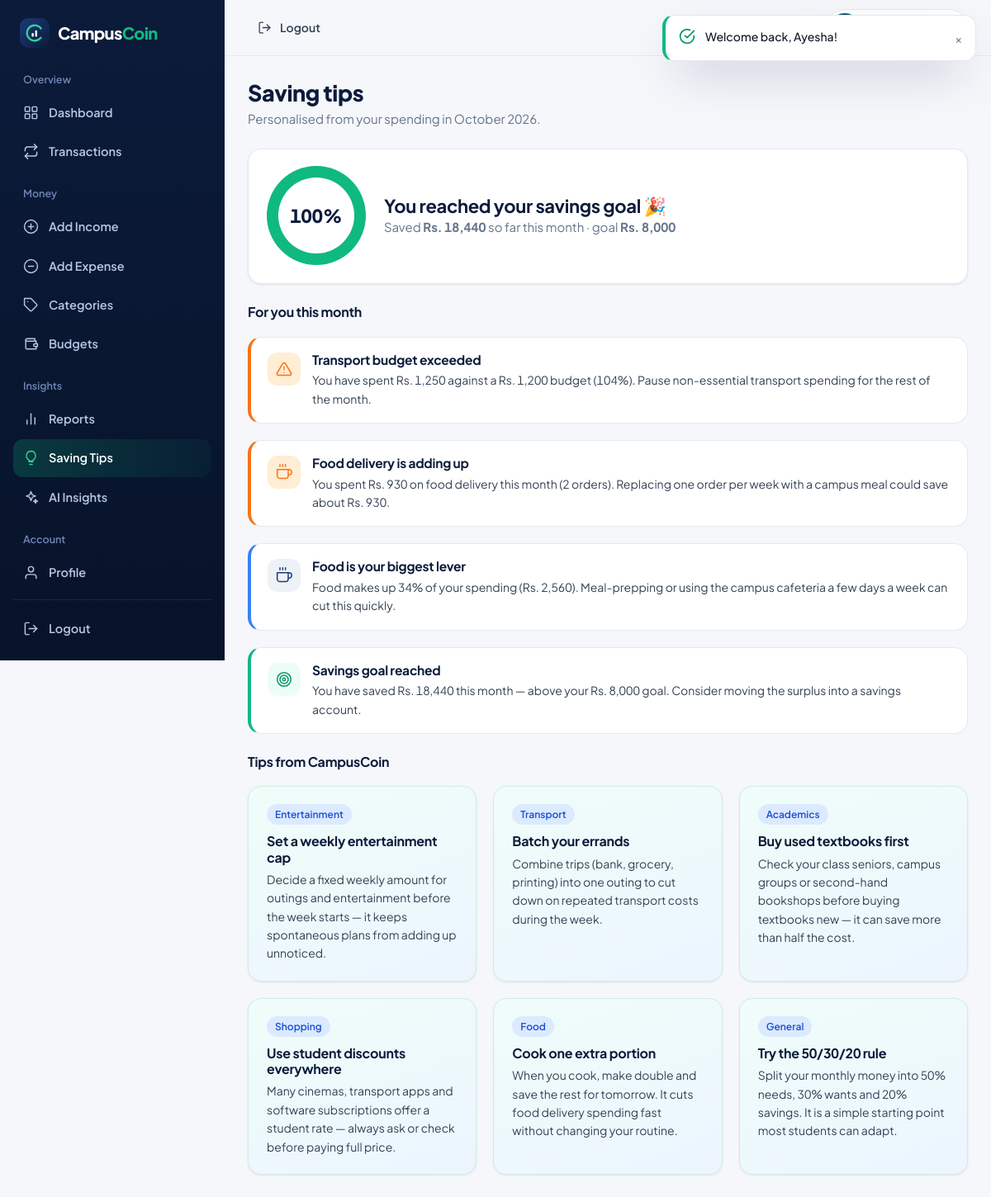
The app's page /student/saving-tips.php (signed in) with its own data.
### tables this page shows
CREATE TABLE `users` (
    `id` INT UNSIGNED NOT NULL AUTO_INCREMENT,
    `name` VARCHAR(100) NOT NULL,
    `email` VARCHAR(190) NOT NULL,
    `password` VARCHAR(255) NOT NULL,
    `academic_year` VARCHAR(30) NULL,
    `monthly_savings_goal` DECIMAL(12,2) NOT NULL DEFAULT 0.00,
    `status` ENUM('pending','active','disabled') NOT NULL DEFAULT 'pending',
    `avatar` VARCHAR(255) NULL,
    `must_change_password` TINYINT(1) NOT NULL DEFAULT 0,
    `created_at` DATETIME NOT NULL DEFAULT CURRENT_TIMESTAMP,
    `updated_at` DATETIME NOT NULL DEFAULT CURRENT_TIMESTAMP ON UPDATE CURRENT_TIMESTAMP,
    PRIMARY KEY (`id`),
    UNIQUE KEY `uq_users_email` (`email`),
    KEY `idx_users_status` (`status`)
  );

CREATE TABLE `saving_tips` (
    `id` INT UNSIGNED NOT NULL AUTO_INCREMENT,
    `title` VARCHAR(150) NOT NULL,
    `content` VARCHAR(600) NOT NULL,
    `topic` ENUM('general','food','entertainment','transport','shopping','academics') NOT NULL DEFAULT 'general',
    `is_published` TINYINT(1) NOT NULL DEFAULT 0,
    `admin_id` INT UNSIGNED NULL,
    `created_at` DATETIME NOT NULL DEFAULT CURRENT_TIMESTAMP,
    PRIMARY KEY (`id`),
    KEY `idx_tips_published` (`is_published`),
    KEY `idx_tips_admin` (`admin_id`),
    CONSTRAINT `fk_tips_admin` FOREIGN KEY (`admin_id`) REFERENCES `admins` (`id`) ON DELETE SET NULL
  );

### config/database.php (called while the page is built)
<?php
function db(): PDO
{
    static $pdo = null;
    if ($pdo instanceof PDO) {
        return $pdo;
    }
    $host = env('DB_HOST', 'localhost');
    $port = env('DB_PORT', '3306');
    $name = env('DB_NAME', 'campuscoin');
    $user = env('DB_USER', 'root');
    $pass = env('DB_PASS', '');
    try {
        $pdo = new PDO(
            "mysql:host={$host};port={$port};dbname={$name};charset=utf8mb4",
            $user,
            $pass,
            [
                PDO::ATTR_ERRMODE            => PDO::ERRMODE_EXCEPTION,
                PDO::ATTR_DEFAULT_FETCH_MODE => PDO::FETCH_ASSOC,
                PDO::ATTR_EMULATE_PREPARES   => false,
            ]
        );
    } catch (PDOException $e) {
        error_log('CampusCoin DB connection failed: ' . $e->getMessage());
        renderErrorPage(
            500,
            'We can\'t reach the database',
            'CampusCoin could not connect to MySQL. Make sure MySQL is running in XAMPP and that the "campuscoin" database has been imported (see README.md).',
            'database',
            APP_DEBUG ? $e->getMessage() : null
        );
    }
    return $pdo;
}
function dbRun(string $sql, array $params = []): PDOStatement
{
    $st = db()->prepare($sql);
    $st->execute($params);
    return $st;
}
function dbAll(string $sql, array $params = []): array
{
    return dbRun($sql, $params)->fetchAll(PDO::FETCH_ASSOC);
}
function dbRow(string $sql, array $params = []): ?array
{
    $row = dbRun($sql, $params)->fetch(PDO::FETCH_ASSOC);
    return $row === false ? null : $row;
}
function dbValue(string $sql, array $params = [])
{
    $v = dbRun($sql, $params)->fetchColumn();
    return $v === false ? null : $v;
}

### includes/auth.php (called while the page is built, shortened)
<?php
require_once __DIR__ . '/functions.php';
require_once __DIR__ . '/../config/database.php';
function currentUser(bool $reload = false): ?array
{
    static $loaded = false, $user = null;
    if (!$loaded) {
        $user = null;
        if (!empty($_SESSION['uid'])) {
            $accountType = ($_SESSION['account_type'] ?? 'student') === 'admin' ? 'admin' : 'student';
            $row = $accountType === 'admin'
                ? dbRow("SELECT id, name, email, 'admin' AS role, NULL AS academic_year, 0 AS monthly_savings_goal,
                                status, NULL AS avatar, must_change_password, created_at
                         FROM admins WHERE id = ?", [(int) $_SESSION['uid']])
                : dbRow("SELECT id, name, email, 'student' AS role, academic_year, monthly_savings_goal,
                                status, avatar, must_change_password, created_at
                         FROM users WHERE id = ?", [(int) $_SESSION['uid']]);
            if ($row && $row['status'] === 'active') {
                $user = $row;
            }
        }
    }
    return $user;
}
function requireLogin(): array
{
    $u = currentUser();
    return $u;
}
function requireStudent(): array
{
    $u = requireLogin();
    return $u;
}

### includes/tips.php (called while the page is built, shortened)
<?php
function buildSavingTips(int $userId): array
{
    $ym = date('Y-m');
    [$start, $end] = monthBounds($ym);
    [$pStart, $pEnd] = monthBounds(shiftMonth($ym, -1));
    $income      = sumTransactions($userId, 'income', $start, $end);
    $expense     = sumTransactions($userId, 'expense', $start, $end);
    $prevExpense = sumTransactions($userId, 'expense', $pStart, $pEnd);
    $rows        = categoryBreakdown($userId, $start, $end);
    $goal        = (float) dbValue('SELECT monthly_savings_goal FROM users WHERE id = ?', [$userId]);
    $budgets     = getBudgetUsage($userId, $ym);
    $tips = [];
    if ($goal > 0) {
        $saved = $income - $expense;
    }
    $order = ['warn' => 0, 'info' => 1, 'good' => 2];
    usort($tips, fn($a, $b) => $order[$a['level']] <=> $order[$b['level']]);
    return $tips;
}
function getPublishedTips(int $limit = 12): array
{
    return dbAll('SELECT id, title, content, topic FROM saving_tips WHERE is_published = 1 ORDER BY created_at DESC, id DESC LIMIT ' . (int) $limit);
}

### student/saving-tips.php (the view, shortened to what this page needs)
<?php
require_once __DIR__ . '/../includes/auth.php';
require_once __DIR__ . '/../includes/tips.php';
$user = requireStudent();
$uid  = (int) $user['id'];
[$start, $end] = monthBounds(date('Y-m'));
$income  = sumTransactions($uid, 'income', $start, $end);
$expense = sumTransactions($uid, 'expense', $start, $end);
$saved   = $income - $expense;
$goal    = (float) $user['monthly_savings_goal'];
$goalPct = $goal > 0 ? (int) max(0, min(100, round($saved / $goal * 100))) : 0;
$tips = buildSavingTips($uid);
$featured = getPublishedTips(12);
$topics = ['general' => 'General', 'food' => 'Food', 'entertainment' => 'Entertainment', 'transport' => 'Transport', 'shopping' => 'Shopping', 'academics' => 'Academics'];
require __DIR__ . '/../includes/header.php';
?>
<section class="card">
    <div class="card-body">
        <div class="profile-hero">
            <?php if ($goal > 0): ?>
                <div class="ring" style="--p:<?= (int) $goalPct ?>" role="img" aria-label="Savings goal <?= (int) $goalPct ?> percent complete"><span><?= (int) $goalPct ?>%</span></div>
                <div class="profile-meta">
                    <h2><?= $saved >= $goal ? 'You reached your savings goal 🎉' : 'Your monthly savings goal' ?></h2>
                    <p>Saved <strong><?= e(money($saved)) ?></strong> so far this month · goal <strong><?= e(money($goal)) ?></strong></p>
                </div>
            <?php endif; ?>
        </div>
    </div>
</section>
<section class="stack" aria-label="Personalised tips">
    <h2 class="card-title">For you this month</h2>
    <?php foreach ($tips as $t): ?>
        <article class="tip-item <?= e($t['level']) ?>">
            <span class="tx-icon"><?= icon($t['icon'], 20) ?></span>
            <div><h3><?= e($t['title']) ?></h3><p><?= e($t['text']) ?></p></div>
        </article>
    <?php endforeach; ?>
</section>
<section aria-label="Tips from CampusCoin">
    <h2 class="card-title mb-3">Tips from CampusCoin</h2>
    <?php if (!$featured): ?>
        <div class="card"><?= emptyState('bulb', 'No featured tips yet', 'New saving tips from the CampusCoin team will show up here.') ?></div>
    <?php else: ?>
        <div class="grid grid-3">
            <?php foreach ($featured as $f): ?>
                <article class="card tip-card"><div class="card-body">
                    <span class="badge blue"><?= e($topics[$f['topic']] ?? ucfirst($f['topic'])) ?></span>
                    <h3><?= e($f['title']) ?></h3><p><?= e($f['content']) ?></p>
                </div></article>
            <?php endforeach; ?>
        </div>
    <?php endif; ?>
</section>
<?php require __DIR__ . '/../includes/footer.php'; ?>

### assets/css/style.css (style rules this page uses)
:root { --navy-950: #071329; --navy-900: #0B1B3A; --navy-800: #10254D; --navy-700: #1B3A7A; --emerald-500: #10B981; --emerald-600: #059669; --emerald-100: #D1FAE5; --emerald-50: #ECFDF5; --blue-500: #3B82F6; --blue-300: #93C5FD; --blue-100: #DBEAFE; --blue-50: #EFF6FF; --coral-500: #EF4444; --coral-100: #FEE2E2; --amber-500: #F59E0B; --amber-100: #FEF3C7; --orange-500: #F97316; --bg: #F5F7FB; --surface: #FFFFFF; --ink: #0F172A; --ink-2: #334155; --muted: #64748B; --line: #E4E9F1; --line-2: #EEF2F7; --radius: 16px; --radius-sm: 10px; --radius-lg: 22px; --shadow-sm: 0 1px 2px rgba(15, 23, 42, .05), 0 1px 3px rgba(15, 23, 42, .04); --shadow: 0 8px 24px -8px rgba(15, 23, 42, .10), 0 2px 6px rgba(15, 23, 42, .04); --shadow-lg: 0 24px 60px -18px rgba(11, 27, 58, .35); --font: "Plus Jakarta Sans", system-ui, -apple-system, "Segoe UI", Roboto, "Helvetica Neue", Arial, sans-serif; --sidebar-w: 272px; --topbar-h: 68px; --ease: cubic-bezier(.22, .61, .36, 1); }
*, *::before, *::after { box-sizing: border-box; }
html { -webkit-text-size-adjust: 100%; scroll-behavior: smooth; scroll-padding-top: 84px; }
body { margin: 0; font-family: var(--font); font-size: 15px; line-height: 1.6; color: var(--ink); background: var(--bg); -webkit-font-smoothing: antialiased; font-variant-numeric: tabular-nums; }
h1, h2, h3, h4 { margin: 0; line-height: 1.2; letter-spacing: -0.015em; color: var(--navy-900); }
p { margin: 0; }
.stack { display: flex; flex-direction: column; gap: 20px; }
.grid { display: grid; gap: 20px; }
.grid-3 { grid-template-columns: repeat(3, minmax(0, 1fr)); }
.mb-3 { margin-bottom: 20px; }
.badge { display: inline-flex; align-items: center; gap: 5px; padding: 3px 10px; border-radius: 999px; font-size: 12px; font-weight: 600; background: var(--line-2); color: var(--ink-2); white-space: nowrap; }
.badge.blue { background: var(--blue-100); color: #1D4ED8; }
.card { background: var(--surface); border: 1px solid var(--line); border-radius: var(--radius); box-shadow: var(--shadow-sm); min-width: 0; }
.card-title { font-size: 16px; font-weight: 700; }
.card-body { padding: 20px 22px 22px; }
.tx-icon { width: 40px; height: 40px; border-radius: 12px; display: grid; place-items: center; flex: none; }
.tip-card { background: linear-gradient(160deg, #F0FDF9, #ECF5FF); border-color: #CFEDE3; }
.tip-card h3 { font-size: 16px; margin: 10px 0 6px; }
.tip-card p { color: var(--ink-2); font-size: 14px; }
.tip-item { display: flex; gap: 14px; padding: 18px 20px; border-radius: var(--radius); background: #fff; border: 1px solid var(--line); border-left-width: 4px; }
.tip-item.warn { border-left-color: var(--orange-500); }
.tip-item.info { border-left-color: var(--blue-500); }
.tip-item.good { border-left-color: var(--emerald-500); }
.tip-item h3 { font-size: 15.5px; margin-bottom: 4px; }
.tip-item p { color: var(--ink-2); font-size: 14px; }
.tip-item .tx-icon { background: var(--line-2); color: var(--navy-700); }
.tip-item.warn .tx-icon { background: #FFEDD5; color: var(--orange-500); }
.tip-item.good .tx-icon { background: var(--emerald-50); color: var(--emerald-600); }
.ring { --p: 0; width: 120px; height: 120px; border-radius: 50%; background: conic-gradient(var(--emerald-500) calc(var(--p) * 1%), var(--line-2) 0); display: grid; place-items: center; flex: none; }
.ring > span { width: 92px; height: 92px; border-radius: 50%; background: #fff; display: grid; place-items: center; font-weight: 800; font-size: 22px; color: var(--navy-900); }
.profile-hero { display: flex; gap: 22px; align-items: center; flex-wrap: wrap; }
.profile-meta h2 { font-size: 22px; }
.profile-meta p { color: var(--muted); }

### records on screen
users: money($goal) "Rs. 8,000"
saving_tips: topic "Entertainment", title "Set a weekly entertainment cap", content "Decide a fixed weekly amount for outings and entertainment before the week starts — it keeps spontaneous plans from adding up unnoticed."
saving_tips: topic "Transport", title "Batch your errands", content "Combine trips (bank, grocery, printing) into one outing to cut down on repeated transport costs during the week."
saving_tips: topic "Academics", title "Buy used textbooks first", content "Check your class seniors, campus groups or second-hand bookshops before buying textbooks new — it can save more than half the cost."
saving_tips: topic "Shopping", title "Use student discounts everywhere", content "Many cinemas, transport apps and software subscriptions offer a student rate — always ask or check before paying full price."
saving_tips: topic "Food", title "Cook one extra portion", content "When you cook, make double and save the rest for tomorrow. It cuts food delivery spending fast without changing your routine."
saving_tips: topic "General", title "Try the 50/30/20 rule", content "Split your monthly money into 50% needs, 30% wants and 20% savings. It is a simple starting point most students can adapt."

### other values on screen
$title "Overview"
$label "Dashboard"
$label "Transactions"
$title "Money"
$label "Add Income"
$label "Add Expense"
$label "Categories"
$label "Budgets"
$title "Insights"
$label "Reports"
$label "Saving Tips"
$label "AI Insights"
$title "Account"
$label "Profile"
$title "Saving tips"
